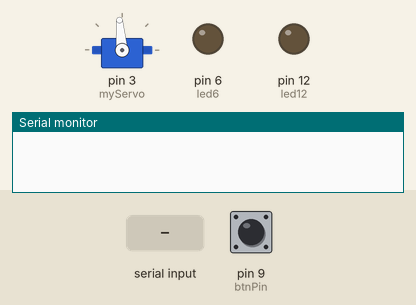
This sketch was run on a simulated Arduino Uno, built with avr-gcc and run on an emulated ATmega328P. Parts: servo, output pins drawn as LEDs (lit = HIGH), the last lines printed to the serial monitor. Dashed ring = blinking. The test bench sets the inputs (shaded band); at power-on: pin 9 (btnPin) LOW.

Above: at 1.2 s.
1.3 s: "a\n" received over Serial
At 2.5 s:
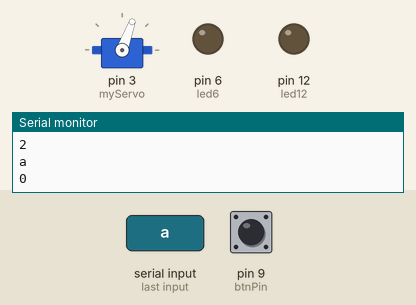
5.9 s: "b\n" received over Serial
At 6.65 s:
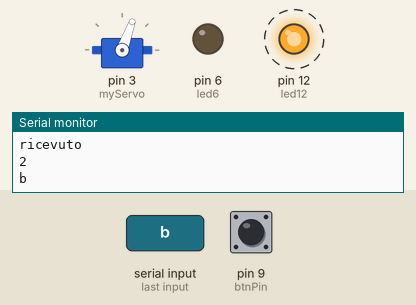
8.9 s: "c\n" received over Serial
At 9.45 s:
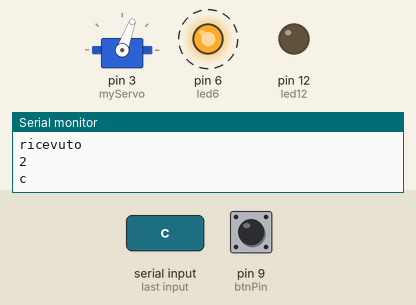
Timing chart, 0 to 12.2 s (numbered marks = the images above; inputs shaded):
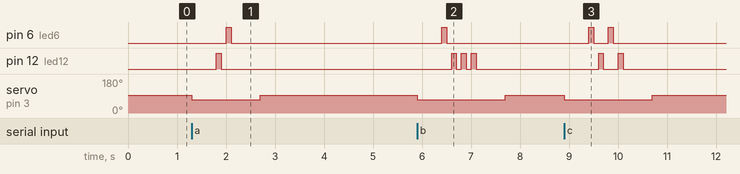

Measured:
- after the input at 1.3 s, pin 6 (led6): LOW → HIGH after 0.70 s, → LOW 0.10 s later; pin 12 (led12): LOW → HIGH after 0.50 s, → LOW 0.10 s later; servo on pin 3 (myServo): 95° → 70° at once, → 95° 1.4 s later
- after the input at 5.9 s, pin 6 (led6): LOW → HIGH after 0.50 s, → LOW 0.10 s later; pin 12 (led12): alternates HIGH for 0.10 s and LOW for 0.10 s, 6 changes in all, then stays LOW, starting after 0.70 s; servo on pin 3 (myServo): 95° → 70° at once, → 95° 1.8 s later
- after the input at 8.9 s, pin 6 (led6): alternates HIGH for 0.10 s and LOW for 0.30 s, 4 changes in all, then stays LOW, starting after 0.50 s; pin 12 (led12): alternates HIGH for 0.10 s and LOW for 0.30 s, 4 changes in all, then stays LOW, starting after 0.70 s; servo on pin 3 (myServo): 95° → 70° at once, → 95° 1.8 s later

The sketch:

codice_morse_serial.ino
```cpp
/*
  Morse Code Project

  This code will loop through a string of characters and convert these to morse code.
  It will blink two LED lights and play audio on a speaker.
 */


//**************************************************//
//   Type the String to Convert to Morse Code Here  //
//**************************************************//
#include <Servo.h>

Servo myServo;
int sval = 95; //valore di stop del servo
int vel = 70; //velocità del servo
// Create variable to define the output pins
int led12 = 12;      // blink an led on output 12
int led6 = 6;        // blink an led on output 6
int btnPin = 9;
int audio8 = 8;      // output audio on pin 8
int note = 1200;      // music note/pitch

/*
	Set the speed of your morse code
	Adjust the 'dotlen' length to speed up or slow down your morse code
		(all of the other lengths are based on the dotlen)

	Here are the ratios code elements:
	  Dash length = Dot length x 3
	  Pause between elements = Dot length
		  (pause between dots and dashes within the character)
	  Pause between characters = Dot length x 3
	  Pause between words = Dot length x 7

				http://www.nu-ware.com/NuCode%20Help/index.html?m...
*/
int dotLen = 100;     // length of the morse code 'dot'
//int dashLen = dotLen * 3;    // length of the morse code 'dash'
int dashLen = dotLen;
int elemPause = dotLen;  // pausa del dot
int elemPause2 = dotLen;  // pausa del dash
int Spaces = dotLen * 3;     // length of the spaces between characters
int wordPause = dotLen * 7;  // length of the pause between words
int scorrimento = 500; //delay per far scorrere un po' di pasta


//variabili per la stringa da scrivere
String inputString = "";         // a string to hold incoming data
boolean stringComplete = false;  // whether the string is complete

//debounce
int buttonState = LOW;             // the current reading from the input pin
int lastButtonState = LOW;   // the previous reading from the input pin

// the following variables are long's because the time, measured in miliseconds,
// will quickly become a bigger number than can be stored in an int.
long lastDebounceTime = 0;  // the last time the output pin was toggled
long debounceDelay = 50;    // the debounce time; increase if the output flickers


int btn_old = LOW;
// the setup routine runs once when you press reset:
void setup() {
     // initialize serial:
  Serial.begin(9600);
  // reserve 200 bytes for the inputString:
  inputString.reserve(200);
  // initialize the digital pin as an output for LED lights.
  pinMode(led12, OUTPUT);
  pinMode(led6, OUTPUT);
  pinMode(btnPin, INPUT);
  myServo.attach(3);
  myServo.write(sval);
}

// Create a loop of the letters/words you want to output in morse code (defined in string at top of code)
void loop()
{
  int reading = digitalRead(btnPin);
  if (reading != lastButtonState) {
    // reset the debouncing timer
    lastDebounceTime = millis();
  }
   if ((millis() - lastDebounceTime) > debounceDelay) {
    // whatever the reading is at, it's been there for longer
    // than the debounce delay, so take it as the actual current state:

    // if the button state has changed:
    if (reading != buttonState) {
      buttonState = reading;

      // only toggle the LED if the new button state is HIGH
      if (buttonState == HIGH) {
        Serial.println("OK");
      }
    }
  }
   lastButtonState = reading;
//  if(btn == HIGH && btn_old == LOW){
//    Serial.println("OK");
//  }
//  btn_old = btn;

  //cosa fare quando arriva una stringa completa
   if (stringComplete) {
     Serial.println("ricevuto");
     myServo.write(vel);
     delay(scorrimento); //faccio scorrere un po' di pasta
    Serial.println(inputString.length());
   char stringToMorseCode[inputString.length()];
   inputString.toCharArray(stringToMorseCode,inputString.length());
    Serial.println(stringToMorseCode);
    for (int i = 0; i < inputString.length() - 1; i++)
  {
    // Get the character in the current position
	char tmpChar = stringToMorseCode[i];
	// Set the case to lower case
	tmpChar = toLowerCase(tmpChar);
	// Call the subroutine to get the morse code equivalent for this character
	GetChar(tmpChar);
Serial.println(i);
  }
 // LightsOff(100);
 delay(scorrimento); //faccio scorrere un po' di pasta
 myServo.write(sval);
  Serial.println("pronto");
    // clear the string:
    inputString = "";
    stringComplete = false;
  }
}

//void scrivi(){
// // Loop through the string and get each character one at a time until the end is reached
//  for (int i = 0; i < sizeof(stringToMorseCode) - 1; i++)
//  {
//    // Get the character in the current position
//	char tmpChar = stringToMorseCode[i];
//	// Set the case to lower case
//	tmpChar = toLowerCase(tmpChar);
//	// Call the subroutine to get the morse code equivalent for this character
//	GetChar(tmpChar);
//Serial.println(i);
//  }
//
//  // At the end of the string long pause before looping and starting again
//  //LightsOff(100);
//}
// DOT
void MorseDot()
{
  digitalWrite(led12, HIGH);  	// turn the LED on
//  digitalWrite(led6, HIGH);
  //tone(audio8, note, dotLen);	// start playing a tone
  delay(dotLen);             	// hold in this position
}

// DASH
void MorseDash()
{
//  digitalWrite(led12, HIGH);  	// turn the LED on
  digitalWrite(led6, HIGH);
  //tone(audio8, note, dashLen);	// start playing a tone
  delay(dashLen);               // hold in this position
}

// Turn Off
void LightsOff(int delayTime)
{
  digitalWrite(led12, LOW);    	// turn the LED off
  digitalWrite(led6, LOW);
  noTone(audio8);	       	   	// stop playing a tone
  delay(delayTime);            	// hold in this position
}

// *** Characters to Morse Code Conversion *** //
void GetChar(char tmpChar)
{
	// Take the passed character and use a switch case to find the morse code for that character
	switch (tmpChar) {
	  case 'a':
		MorseDot();
		LightsOff(elemPause);
		MorseDash();
		LightsOff(elemPause2);
		break;
	  case 'b':
		MorseDash();
		LightsOff(elemPause2);
		MorseDot();
		LightsOff(elemPause);
		MorseDot();
		LightsOff(elemPause);
		MorseDot();
		LightsOff(elemPause);
		break;
	  case 'c':
	    MorseDash();
		LightsOff(elemPause2);
		MorseDot();
		LightsOff(elemPause);
		MorseDash();
		LightsOff(elemPause2);
		MorseDot();
		LightsOff(elemPause);
		break;
	  case 'd':
		MorseDash();
		LightsOff(elemPause2);
		MorseDash();
		LightsOff(elemPause2);
		MorseDot();
		LightsOff(elemPause);
		break;
	  case 'e':
		MorseDot();
		LightsOff(elemPause);
		break;
	  case 'f':
	    MorseDot();
		LightsOff(elemPause);
		MorseDot();
		LightsOff(elemPause);
		MorseDash();
		LightsOff(elemPause2);
		MorseDot();
		LightsOff(elemPause);
		break;
	  case 'g':
		MorseDash();
		LightsOff(elemPause2);
		MorseDash();
		LightsOff(elemPause2);
		MorseDot();
		LightsOff(elemPause);
		break;
	  case 'h':
	    MorseDot();
		LightsOff(elemPause);
		MorseDot();
		LightsOff(elemPause);
		MorseDot();
		LightsOff(elemPause);
		MorseDot();
		LightsOff(elemPause);
		break;
	  case 'i':
	    MorseDot();
		LightsOff(elemPause);
		MorseDot();
		LightsOff(elemPause);
		break;
	  case 'j':
	    MorseDot();
		LightsOff(elemPause);
		MorseDash();
		LightsOff(elemPause2);
		MorseDash();
		LightsOff(elemPause2);
		MorseDash();
		LightsOff(elemPause2);
		break;
      case 'k':
	    MorseDash();
		LightsOff(elemPause2);
		MorseDot();
		LightsOff(elemPause);
		MorseDash();
		LightsOff(elemPause2);
		break;
	  case 'l':
	    MorseDot();
		LightsOff(elemPause);
		MorseDash();
		LightsOff(elemPause2);
		MorseDot();
		LightsOff(elemPause);
		MorseDot();
		LightsOff(elemPause);
		break;
      case 'm':
	    MorseDash();
		LightsOff(elemPause2);
		MorseDash();
		LightsOff(elemPause2);
		break;
	  case 'n':
	    MorseDash();
		LightsOff(elemPause2);
		MorseDot();
		LightsOff(elemPause);
		break;
	  case 'o':
	    MorseDash();
		LightsOff(elemPause2);
		MorseDash();
		LightsOff(elemPause2);
		MorseDash();
		LightsOff(elemPause2);
		break;
	  case 'p':
	    MorseDot();
		LightsOff(elemPause);
		MorseDash();
		LightsOff(elemPause2);
		MorseDash();
		LightsOff(elemPause2);
		MorseDot();
		LightsOff(elemPause);
		break;
	  case 'q':
	    MorseDash();
		LightsOff(elemPause);
		MorseDash();
		LightsOff(elemPause2);
		MorseDot();
		LightsOff(elemPause);
		MorseDash();
		LightsOff(elemPause2);
		break;
	  case 'r':
	    MorseDot();
		LightsOff(elemPause);
		MorseDash();
		LightsOff(elemPause2);
		MorseDot();
		LightsOff(elemPause);
		break;
	  case 's':
	    MorseDot();
		LightsOff(elemPause);
		MorseDot();
		LightsOff(elemPause);
		MorseDot();
		LightsOff(elemPause);
		break;
	  case 't':
	    MorseDash();
		LightsOff(elemPause2);
		break;
	  case 'u':
	    MorseDot();
		LightsOff(elemPause);
		MorseDot();
		LightsOff(elemPause);
		MorseDash();
		LightsOff(elemPause2);
		break;
	  case 'v':
	    MorseDot();
		LightsOff(elemPause);
		MorseDot();
		LightsOff(elemPause);
		MorseDot();
		LightsOff(elemPause);
		MorseDash();
		LightsOff(elemPause2);
		break;
	  case 'w':
	    MorseDot();
		LightsOff(elemPause);
		MorseDash();
		LightsOff(elemPause2);
		MorseDash();
		LightsOff(elemPause2);
		break;
	  case 'x':
	    MorseDash();
		LightsOff(elemPause2);
		MorseDot();
		LightsOff(elemPause);
		MorseDot();
		LightsOff(elemPause);
		MorseDash();
		LightsOff(elemPause2);
		break;
	  case 'y':
	    MorseDash();
		LightsOff(elemPause2);
		MorseDot();
		LightsOff(elemPause);
		MorseDash();
		LightsOff(elemPause2);
		MorseDash();
		LightsOff(elemPause2);
		break;
	  case 'z':
	    MorseDash();
		LightsOff(elemPause2);
		MorseDash();
		LightsOff(elemPause2);
		MorseDot();
		LightsOff(elemPause);
		MorseDot();
		LightsOff(elemPause);
		break;
	  default:
		// If a matching character was not found it will default to a blank space
		LightsOff(Spaces);
	}
}

void serialEvent() {
  while (Serial.available()) {
    // get the new byte:
    char inChar = (char)Serial.read();
    // add it to the inputString:
    inputString += inChar;
    // if the incoming character is a newline, set a flag
    // so the main loop can do something about it:
    if (inChar == '\n') {
      stringComplete = true;
    }
  }
}

/*
	Unlicensed Software:

	This is free and unencumbered software released into the public domain.

	Anyone is free to copy, modify, publish, use, compile, sell, or
	distribute this software, either in source code form or as a compiled
	binary, for any purpose, commercial or non-commercial, and by any
	means.

	In jurisdictions that recognize copyright laws, the author or authors
	of this software dedicate any and all copyright interest in the
	software to the public domain. We make this dedication for the benefit
	of the public at large and to the detriment of our heirs and
	successors. We intend this dedication to be an overt act of
	relinquishment in perpetuity of all present and future rights to this
	software under copyright law.

	THE SOFTWARE IS PROVIDED "AS IS", WITHOUT WARRANTY OF ANY KIND,
	EXPRESS OR IMPLIED, INCLUDING BUT NOT LIMITED TO THE WARRANTIES OF
	MERCHANTABILITY, FITNESS FOR A PARTICULAR PURPOSE AND NONINFRINGEMENT.
	IN NO EVENT SHALL THE AUTHORS BE LIABLE FOR ANY CLAIM, DAMAGES OR
	OTHER LIABILITY, WHETHER IN AN ACTION OF CONTRACT, TORT OR OTHERWISE,
	ARISING FROM, OUT OF OR IN CONNECTION WITH THE SOFTWARE OR THE USE OR
	OTHER DEALINGS IN THE SOFTWARE.

	For more information, please refer to
*/
```
